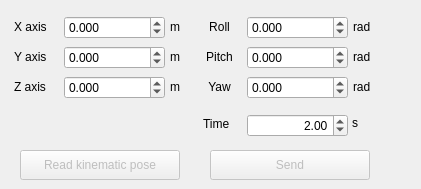
    <widget class="QWidget" name="tab_cs">
     <attribute name="title">
      <string>Joint space</string>
     </attribute>
     <widget class="QDoubleSpinBox" name="doubleSpinBox_x">
      <property name="geometry">
       <rect>
        <x>64</x>
        <y>16</y>
        <width>101</width>
        <height>23</height>
       </rect>
      </property>
      <property name="decimals">
       <number>3</number>
      </property>
      <property name="minimum">
       <double>-1.000000000000000</double>
      </property>
      <property name="maximum">
       <double>1.000000000000000</double>
      </property>
      <property name="singleStep">
       <double>0.010000000000000</double>
      </property>
     </widget>
     <widget class="QPushButton" name="btn_send_kinematic_pose">
      <property name="enabled">
       <bool>false</bool>
      </property>
      <property name="geometry">
       <rect>
        <x>210</x>
        <y>150</y>
        <width>160</width>
        <height>30</height>
       </rect>
      </property>
      <property name="text">
       <string>Send</string>
      </property>
     </widget>
     <widget class="QLabel" name="label_27">
      <property name="geometry">
       <rect>
        <x>170</x>
        <y>80</y>
        <width>59</width>
        <height>14</height>
       </rect>
      </property>
      <property name="text">
       <string>m</string>
      </property>
     </widget>
     <widget class="QDoubleSpinBox" name="doubleSpinBox_z">
      <property name="geometry">
       <rect>
        <x>64</x>
        <y>76</y>
        <width>101</width>
        <height>23</height>
       </rect>
      </property>
      <property name="decimals">
       <number>3</number>
      </property>
      <property name="minimum">
       <double>-1.000000000000000</double>
      </property>
      <property name="maximum">
       <double>1.000000000000000</double>
      </property>
      <property name="singleStep">
       <double>0.010000000000000</double>
      </property>
     </widget>
     <widget class="QLabel" name="label_28">
      <property name="geometry">
       <rect>
        <x>170</x>
        <y>50</y>
        <width>59</width>
        <height>14</height>
       </rect>
      </property>
      <property name="text">
       <string>m</string>
      </property>
     </widget>
     <widget class="QDoubleSpinBox" name="doubleSpinBox_y">
      <property name="geometry">
       <rect>
        <x>64</x>
        <y>46</y>
        <width>101</width>
        <height>23</height>
       </rect>
      </property>
      <property name="decimals">
       <number>3</number>
      </property>
      <property name="minimum">
       <double>-1.000000000000000</double>
      </property>
      <property name="maximum">
       <double>1.000000000000000</double>
      </property>
      <property name="singleStep">
       <double>0.010000000000000</double>
      </property>
     </widget>
     <widget class="QPushButton" name="btn_read_kinematic_pose">
      <property name="enabled">
       <bool>false</bool>
      </property>
      <property name="geometry">
       <rect>
        <x>20</x>
        <y>150</y>
        <width>160</width>
        <height>30</height>
       </rect>
      </property>
      <property name="text">
       <string>Read kinematic pose</string>
      </property>
     </widget>
     <widget class="QLabel" name="label_29">
      <property name="geometry">
       <rect>
        <x>14</x>
        <y>20</y>
        <width>59</width>
        <height>14</height>
       </rect>
      </property>
      <property name="text">
       <string>X axis</string>
      </property>
     </widget>
     <widget class="QLabel" name="label_30">
      <property name="geometry">
       <rect>
        <x>14</x>
        <y>80</y>
        <width>59</width>
        <height>14</height>
       </rect>
      </property>
      <property name="text">
       <string>Z axis</string>
      </property>
     </widget>
     <widget class="QLabel" name="label_31">
      <property name="geometry">
       <rect>
        <x>170</x>
        <y>20</y>
        <width>59</width>
        <height>14</height>
       </rect>
      </property>
      <property name="text">
       <string>m</string>
      </property>
     </widget>
     <widget class="QLabel" name="label_32">
      <property name="geometry">
       <rect>
        <x>14</x>
        <y>47</y>
        <width>59</width>
        <height>20</height>
       </rect>
      </property>
      <property name="text">
       <string>Y axis</string>
      </property>
     </widget>
     <widget class="QLabel" name="label_58">
      <property name="geometry">
       <rect>
        <x>353</x>
        <y>20</y>
        <width>59</width>
        <height>14</height>
       </rect>
      </property>
      <property name="text">
       <string>rad</string>
      </property>
     </widget>
     <widget class="QDoubleSpinBox" name="doubleSpinBox_pitch">
      <property name="geometry">
       <rect>
        <x>247</x>
        <y>46</y>
        <width>101</width>
        <height>23</height>
       </rect>
      </property>
      <property name="decimals">
       <number>3</number>
      </property>
      <property name="minimum">
       <double>-1.600000000000000</double>
      </property>
      <property name="maximum">
       <double>1.600000000000000</double>
      </property>
      <property name="singleStep">
       <double>0.010000000000000</double>
      </property>
     </widget>
     <widget class="QLabel" name="label_59">
      <property name="geometry">
       <rect>
        <x>190</x>
        <y>47</y>
        <width>59</width>
        <height>20</height>
       </rect>
      </property>
      <property name="text">
       <string>Pitch</string>
      </property>
      <property name="alignment">
       <set>Qt::AlignCenter</set>
      </property>
     </widget>
     <widget class="QLabel" name="label_60">
      <property name="geometry">
       <rect>
        <x>353</x>
        <y>50</y>
        <width>59</width>
        <height>14</height>
       </rect>
      </property>
      <property name="text">
       <string>rad</string>
      </property>
     </widget>
     <widget class="QLabel" name="label_61">
      <property name="geometry">
       <rect>
        <x>190</x>
        <y>80</y>
        <width>59</width>
        <height>14</height>
       </rect>
      </property>
      <property name="text">
       <string>Yaw</string>
      </property>
      <property name="alignment">
       <set>Qt::AlignCenter</set>
      </property>
     </widget>
     <widget class="QLabel" name="label_62">
      <property name="geometry">
       <rect>
        <x>353</x>
        <y>80</y>
        <width>59</width>
        <height>14</height>
       </rect>
      </property>
      <property name="text">
       <string>rad</string>
      </property>
     </widget>
     <widget class="QDoubleSpinBox" name="doubleSpinBox_yaw">
      <property name="geometry">
       <rect>
        <x>247</x>
        <y>76</y>
        <width>101</width>
        <height>23</height>
       </rect>
      </property>
      <property name="decimals">
       <number>3</number>
      </property>
      <property name="minimum">
       <double>-3.200000000000000</double>
      </property>
      <property name="maximum">
       <double>3.200000000000000</double>
      </property>
      <property name="singleStep">
       <double>0.010000000000000</double>
      </property>
     </widget>
     <widget class="QDoubleSpinBox" name="doubleSpinBox_roll">
      <property name="geometry">
       <rect>
        <x>247</x>
        <y>16</y>
        <width>101</width>
        <height>23</height>
       </rect>
      </property>
      <property name="decimals">
       <number>3</number>
      </property>
      <property name="minimum">
       <double>-3.200000000000000</double>
      </property>
      <property name="maximum">
       <double>3.200000000000000</double>
      </property>
      <property name="singleStep">
       <double>0.010000000000000</double>
      </property>
     </widget>
     <widget class="QLabel" name="label_63">
      <property name="geometry">
       <rect>
        <x>190</x>
        <y>20</y>
        <width>59</width>
        <height>14</height>
       </rect>
      </property>
      <property name="text">
       <string>Roll</string>
      </property>
      <property name="alignment">
       <set>Qt::AlignCenter</set>
      </property>
     </widget>
     <widget class="QLabel" name="label_35">
      <property name="geometry">
       <rect>
        <x>203</x>
        <y>116</y>
        <width>51</width>
        <height>16</height>
       </rect>
      </property>
      <property name="text">
       <string>Time</string>
      </property>
      <property name="alignment">
       <set>Qt::AlignLeading|Qt::AlignLeft|Qt::AlignVCenter</set>
      </property>
     </widget>
     <widget class="QDoubleSpinBox" name="doubleSpinBox_time_cs">
      <property name="geometry">
       <rect>
        <x>247</x>
        <y>114</y>
        <width>101</width>
        <height>23</height>
       </rect>
      </property>
      <property name="alignment">
       <set>Qt::AlignRight|Qt::AlignTrailing|Qt::AlignVCenter</set>
      </property>
      <property name="minimum">
       <double>-3.140000000000000</double>
      </property>
      <property name="maximum">
       <double>10.000000000000000</double>
      </property>
      <property name="singleStep">
       <double>0.500000000000000</double>
      </property>
      <property name="value">
       <double>2.000000000000000</double>
      </property>
     </widget>
     <widget class="QLabel" name="label_36">
      <property name="geometry">
       <rect>
        <x>352</x>
        <y>116</y>
        <width>59</width>
        <height>14</height>
       </rect>
      </property>
      <property name="text">
       <string>s</string>
      </property>
     </widget>
     <zorder>doubleSpinBox_pitch</zorder>
     <zorder>doubleSpinBox_roll</zorder>
     <zorder>doubleSpinBox_x</zorder>
     <zorder>btn_send_kinematic_pose</zorder>
     <zorder>label_27</zorder>
     <zorder>doubleSpinBox_z</zorder>
     <zorder>label_28</zorder>
     <zorder>doubleSpinBox_y</zorder>
     <zorder>btn_read_kinematic_pose</zorder>
     <zorder>label_29</zorder>
     <zorder>label_30</zorder>
     <zorder>label_31</zorder>
     <zorder>label_32</zorder>
     <zorder>label_58</zorder>
     <zorder>label_59</zorder>
     <zorder>label_60</zorder>
     <zorder>label_61</zorder>
     <zorder>label_62</zorder>
     <zorder>doubleSpinBox_yaw</zorder>
     <zorder>label_63</zorder>
     <zorder>label_35</zorder>
     <zorder>doubleSpinBox_time_cs</zorder>
     <zorder>label_36</zorder>
    </widget>
